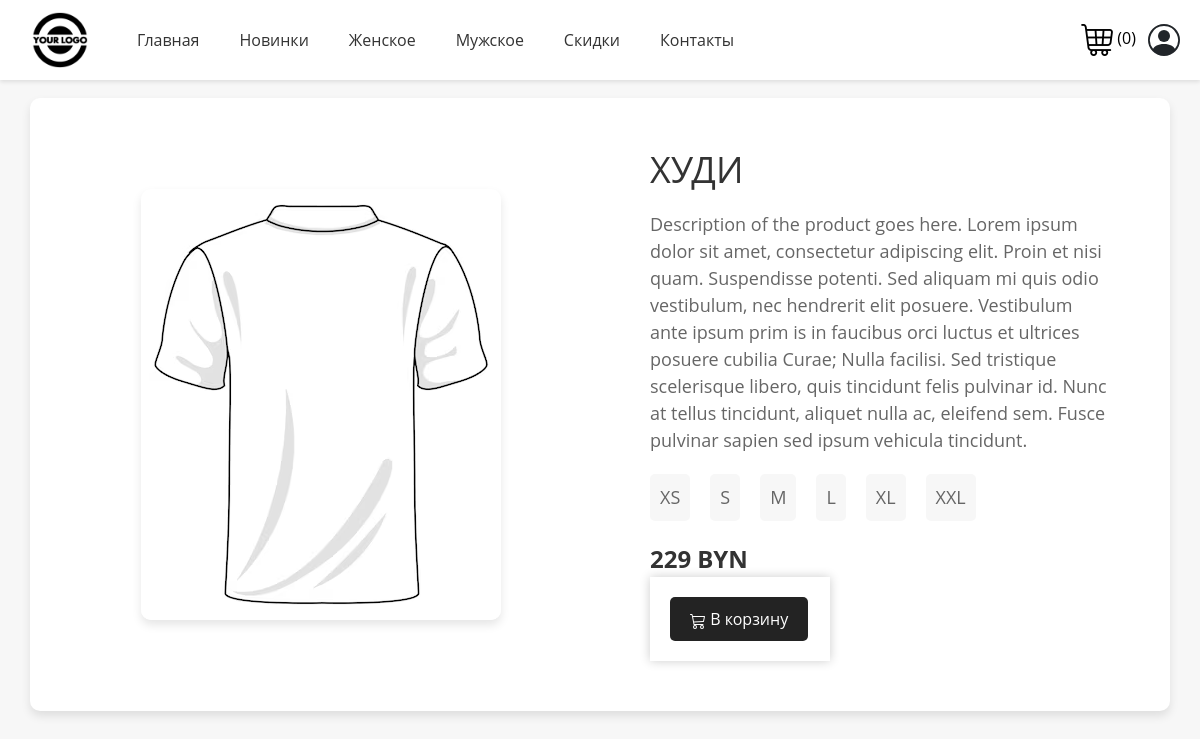
The page /catalog/item-1/ on the database its author committed.
### catalog/models.py (models this page shows, shortened)
class Product(models.Model):
    GENDER_CHOICES = (
        ('M', 'Male'),
        ('F', 'Female'),
        ('U', 'Unisex'),
    )
    name = models.CharField(max_length=255)
    category = models.ForeignKey(Category, on_delete=models.CASCADE)
    color = models.ForeignKey(Color, on_delete=models.CASCADE, blank=True, null=True)
    size = models.CharField(max_length=3, choices=[('XS', 'XS'), ('S', 'S'), ('M', 'M'), ('L', 'L'), ('XL', 'XL'), ('XXL', 'XXL')], blank=True, null=True)
    description = models.TextField(blank=True)
    price = models.DecimalField(max_digits=6, decimal_places=0)
    quantity = models.DecimalField(default=1, max_digits=6, decimal_places=0)
    discount_price = models.IntegerField(null=True, blank=True)
    image = models.ImageField(upload_to='clothing_images/', blank=True, default="product_placeholder.jpg")
    gender = models.CharField(max_length=1, choices=GENDER_CHOICES, default='U')

### catalog/views.py (the view)
# urls.py: path('catalog/item-<int:id>/', ItemView.as_view(), name='catalog-item'),
class ItemView(TemplateView):
    template_name = 'item.html'
    def get(self, request, id):
        product = Product.objects.get(id=id)
        cart = request.session.get('cart', {})
        params = {
            'product': product,
            'cart': cart
        }
        return render(request, self.template_name, params)

### templates/item.html (shortened to what this page needs)
{% extends "base.html" %}
{% block content %}
<br>
<br>
<div class="container">
    <div class="product-image">
        <img src="{{product.image.url}}" alt="Product Image"/>
    </div>
    <div class="product-info">
        <h2>{{ product.name }}</h2>
        <p>Description of the product goes here. Lorem ipsum dolor sit amet, consectetur adipiscing elit. Proin et nisi
            quam. Suspendisse potenti. Sed aliquam mi quis odio vestibulum, nec hendrerit elit posuere. Vestibulum ante
            ipsum prim is in faucibus orci luctus et ultrices posuere cubilia Curae; Nulla facilisi. Sed tristique
            scelerisque libero, quis tincidunt felis pulvinar id. Nunc at tellus tincidunt, aliquet nulla ac, eleifend
            sem. Fusce pulvinar sapien sed ipsum vehicula tincidunt.</p>
        <div class="sizes">
            <button id="size-xs">XS</button>
            <button id="size-s">S</button>
            <button id="size-m">M</button>
            <button id="size-l">L</button>
            <button id="size-xl">XL</button>
            <button id="size-xxl">XXL</button>
        </div>
        <div class="price">{{ product.price }} BYN</div>
        <div class="product" style="width: 180px; margin: 0px">
            <button type="button" class="btn btn-primary">
                В корзину
            </button>
        </div>
    </div>
</div>
{% endblock %}

### static/css/main.css (style rules this page uses)
body { font-family: Arial, sans-serif; margin: 0; padding: 0; }
.product { width: 300px; margin: 20px; box-shadow: 0 0 10px rgba(0, 0, 0, 0.2); overflow: hidden; transition: all 0.3s ease; }
.product button { background-color: #232323; color: #fff; border: none; padding: 10px 20px; border-radius: 5px; margin: 20px; cursor: pointer; transition: all 0.3s ease; }

### templates/item.html (style rules this page uses)
* { box-sizing: border-box; }
body { font-family: "Open Sans", sans-serif; margin: 0; padding: 0; background-color: #f7f7f7; }
.container { display: flex; flex-wrap: wrap; justify-content: center; align-items: center; margin: 50px auto; background-color: #fff; border-radius: 10px; box-shadow: 0 5px 10px rgba(0, 0, 0, 0.1); }
.product-image { width: 50%; padding: 50px; text-align: center; }
.product-image img { max-width: 100%; height: auto; border-radius: 10px; box-shadow: 0 5px 10px rgba(0, 0, 0, 0.1); }
.product-info { width: 50%; padding: 50px; text-align: left; }
.product-info h2 { font-size: 36px; margin-top: 0; margin-bottom: 20px; text-transform: uppercase; color: #333; }
.product-info p { font-size: 18px; line-height: 1.5; margin-bottom: 20px; color: #666; }
.sizes { display: flex; align-items: center; margin-bottom: 20px; }
.sizes button { margin-right: 20px; font-size: 18px; color: #666; background-color: #f7f7f7; border: none; padding: 10px; border-radius: 5px; cursor: pointer; transition: all 0.3s ease; }
.price { font-size: 24px; font-weight: bold; color: #333; }

### rows shown on the page
Product: image (placeholder picture), name "ХУДИ", price "229"

### other values the page prints
{{ cart|length }} "0"
